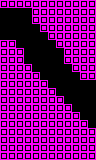

Below is a game level as drawn by its tile map, then a one-line description and the .tmx that defines it (tile-layer data replaced by summaries):
An orthogonal 12x20 tile map with 8x8 px tiles, 1 tile layer (main) and 2 objects (2x laser).

<map version="1.0" orientation="orthogonal" renderorder="right-down" width="12" height="20" tilewidth="8" tileheight="8" nextobjectid="43">
 <properties>
  <property name="L" type="int" value="1" />
  <property name="R" type="int" value="3" />
  <property name="type" value="tunnel" />
 </properties>
 <tileset firstgid="1" name="tiles" tilewidth="8" tileheight="8" tilecount="24" columns="6">
  <image source="../../../images/tiles.png" width="48" height="32" />
  <tile id="1">
   <properties>
    <property name="L" type="int" value="1" />
    <property name="R" type="int" value="3" />
    <property name="type" value="open" />
   </properties>
  </tile>
 </tileset>
 <layer name="main" width="12" height="20">
  <properties>
   <property name="L" type="int" value="1" />
   <property name="r" type="int" value="3" />
   <property name="type" value="tunnel" />
  </properties>
  <data>[240 cells, 175 non-empty, 1 distinct tile ids]</data>
 </layer>
 <objectgroup name="objects" />
 <objectgroup name="hazards">
  <object id="41" type="laser" gid="4" x="16" y="16" width="8" height="8" />
  <object id="42" type="laser" gid="4" x="80" y="88" width="8" height="8" />
 </objectgroup>
 <objectgroup name="enemies" />
</map>